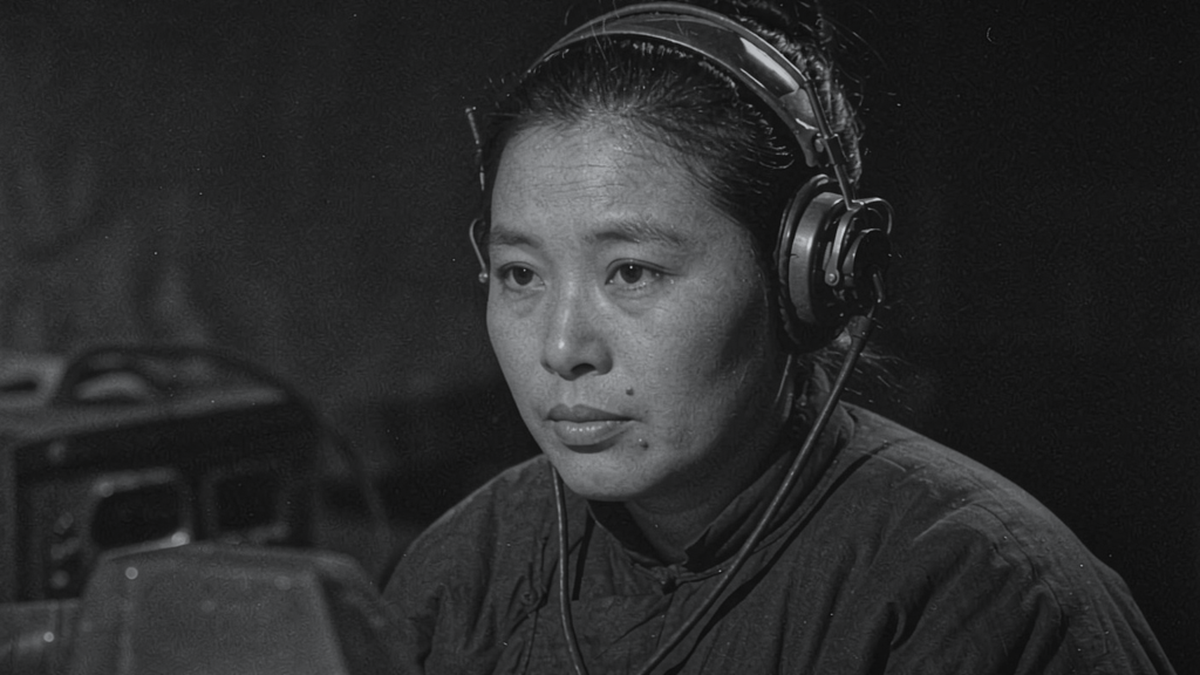
#> input picture plates/her-face-lit.png, 2400 x 1350 px (shown at 1/2 size)
$ python keyart.py
#> lines starting #> are read from the running program, lines starting #| are printed output that depends on the picture
# -*- coding: utf-8 -*-
"""生成提交用的视觉图（1920×1080）。

从成片图版取一张，加底部渐暗与片名——和片子的字幕同一套字体，别另找。
    py -3 scripts/keyart.py
"""
import sys
from pathlib import Path

import numpy as np
from PIL import Image, ImageDraw, ImageFont

ROOT = Path(__file__).resolve().parent.parent
sys.path.insert(0, str(ROOT))
import story as S

SRC = ROOT / "plates" / "her-face-lit.png"
OUT = ROOT / "submission" / "key-art.jpg"
FONTS = ROOT / "assets" / "fonts"
W, H = 1920, 1080


def main():
    im = Image.open(SRC).convert("RGB")
#> im is the input picture: PIL image 2400x1350 RGB; mean R, G, B 42.9, 43.4, 44
    # 2400×1350 → 1920×1080，居中取
    z = im.resize((W, int(im.height * W / im.width)), Image.LANCZOS)
    top = max(0, (z.height - H) // 2)
#> top = 0
    im = z.crop((0, top, W, top + H))

    # 底部渐暗（比成片更狠一点，海报要压得住字）
    y = np.arange(H, dtype=np.float32)[:, None]
    t0 = 0.55 * H
    k = np.clip((y - t0) / (H - t0), 0, 1) ** 1.4
    v = (1.0 - 0.78 * k) * np.ones((1, W), dtype=np.float32)
    g = (np.clip(v, 0, 1) * 255).astype(np.uint8)
    fade = Image.merge("RGB", (Image.fromarray(g, "L"),) * 3)
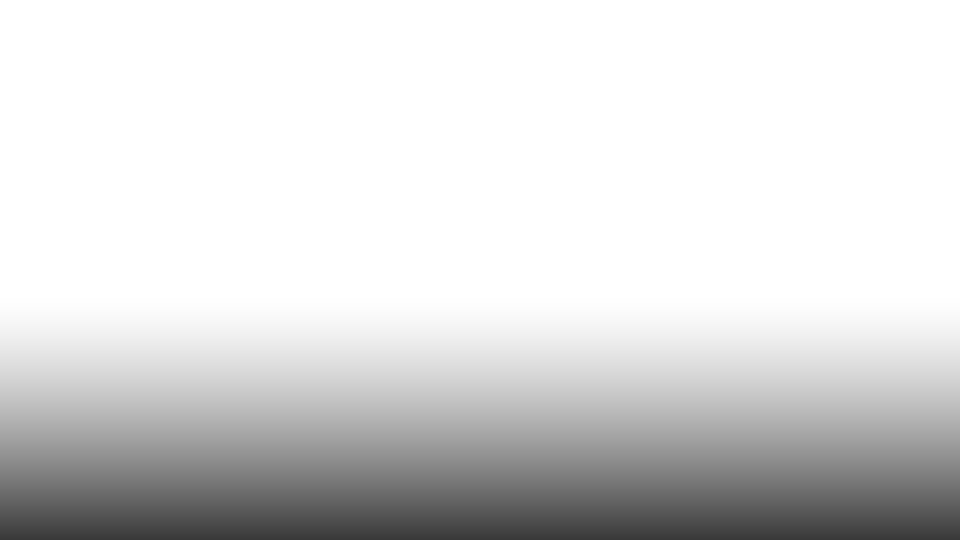
#> fade: PIL image 1920x1080 RGB (shown at 1/2 size); min 56, max 255, mean 217.6
    im = Image.fromarray((np.asarray(im, dtype=np.float32) *
                          np.asarray(fade, dtype=np.float32) / 255).astype(np.uint8))
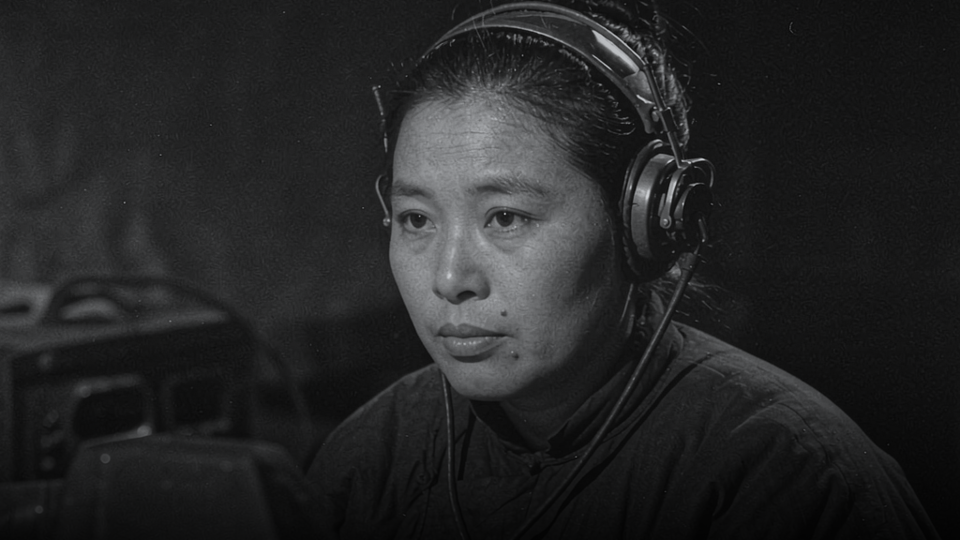
#> im: PIL image 1920x1080 RGB (shown at 1/2 size); mean R, G, B 36.4, 36.8, 37.4

    d = ImageDraw.Draw(im)
    fz = ImageFont.truetype(str(FONTS / "NotoSerifSC-Subset.ttf"), 132)
    fe = ImageFont.truetype(str(FONTS / "NotoSansSC-Subset.ttf"), 34)
    fl = ImageFont.truetype(str(FONTS / "NotoSansSC-Subset.ttf"), 26)

    def t(xy, s, f, fill, anchor="ls"):
        x, y0 = xy
        d.text((x + 2, y0 + 2), s, font=f, fill=(10, 10, 10), anchor=anchor)
        d.text((x, y0), s, font=f, fill=(fill, fill, fill), anchor=anchor)

    t((104, H - 208), S.TITLE_ZH, fz, 246)
    t((112, H - 116), "N U M B E R ,   P L E A S E", fe, 210)
    t((114, H - 66), "Artefact AI Film Festival / Third Edition / (Dis)Connection", fl, 150)

    OUT.parent.mkdir(parents=True, exist_ok=True)
    im.save(OUT, quality=94, subsampling=0)
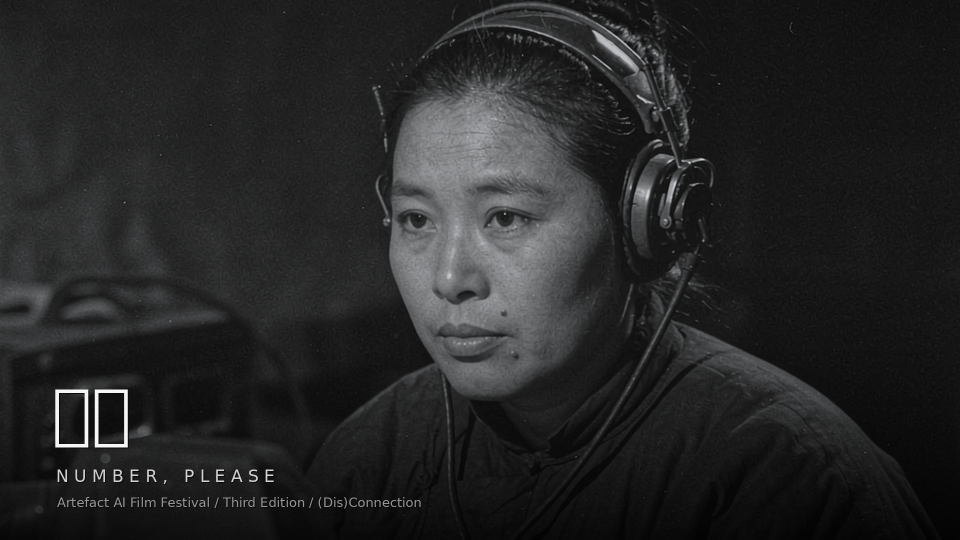
#> saved as key-art.jpg: PIL image 1920x1080 RGB (shown at 1/2 size); mean R, G, B 37.3, 37.8, 38.3
    print(f"{OUT} {im.size} {OUT.stat().st_size/1e6:.2f} MB")
#| submission/key-art.jpg (1920, 1080) 0.36 MB


if __name__ == "__main__":
    main()

$ run again, with plates/board-dawn.png copied over plates/her-face-lit.png
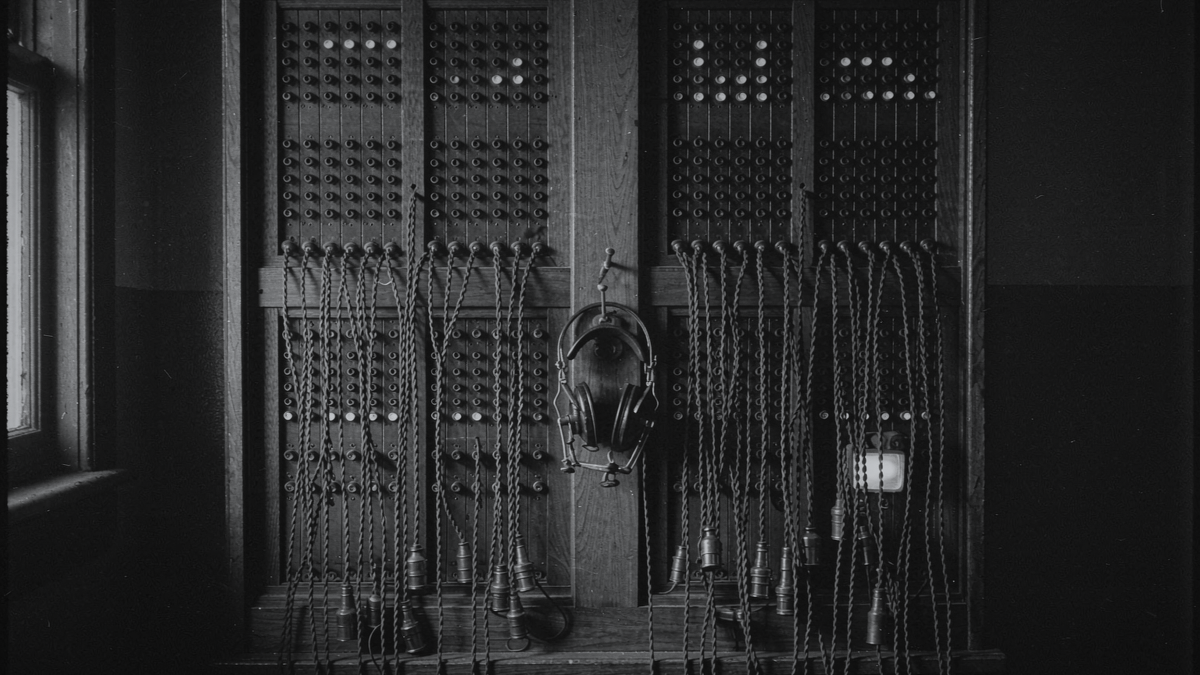
#> input picture plates/board-dawn.png, 2400 x 1350 px (shown at 1/2 size)
#> in main, im is the input picture: PIL image 2400x1350 RGB; mean R, G, B 41.5, 42, 42.6
#> in main, `im = Image.fromarray((np.asarray(im, dtype=np.float32) * np.asarray(fa..`:
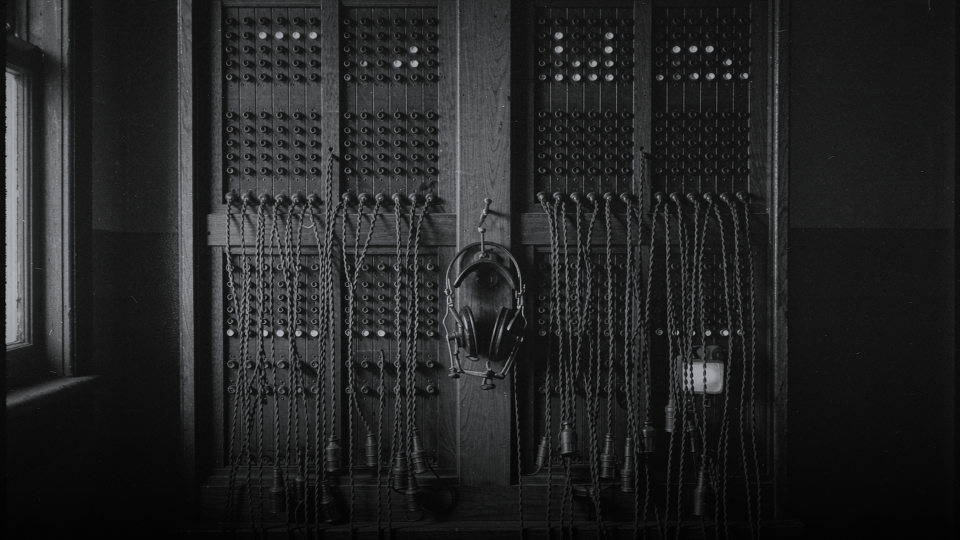
#> im: PIL image 1920x1080 RGB (shown at 1/2 size); mean R, G, B 36.1, 36.5, 37.1
#> in main, `im.save(OUT, quality=94, subsampling=0)`:
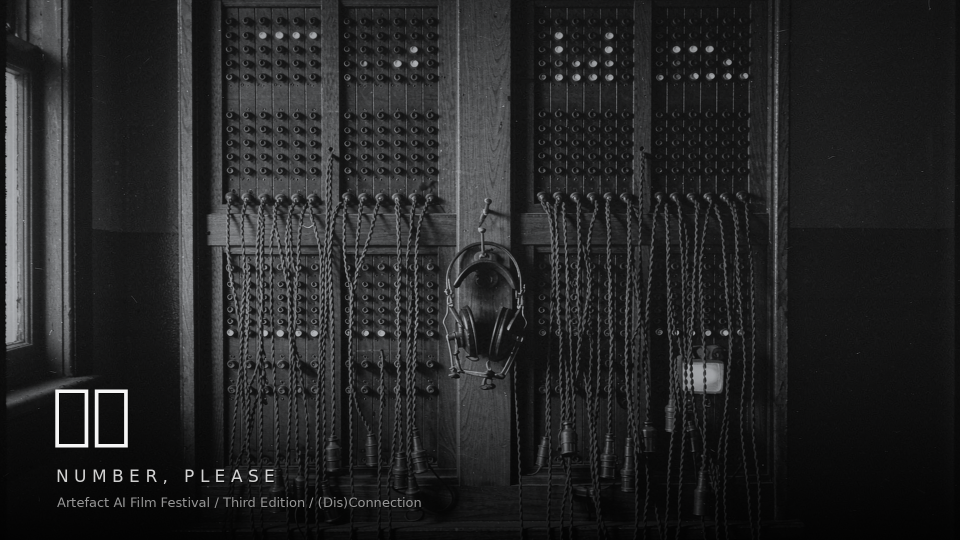
#> saved as key-art.jpg: PIL image 1920x1080 RGB (shown at 1/2 size); mean R, G, B 37.1, 37.5, 38.1
#| submission/key-art.jpg (1920, 1080) 0.54 MB

$ run again, with plates/board-dead-lamp.png copied over plates/her-face-lit.png
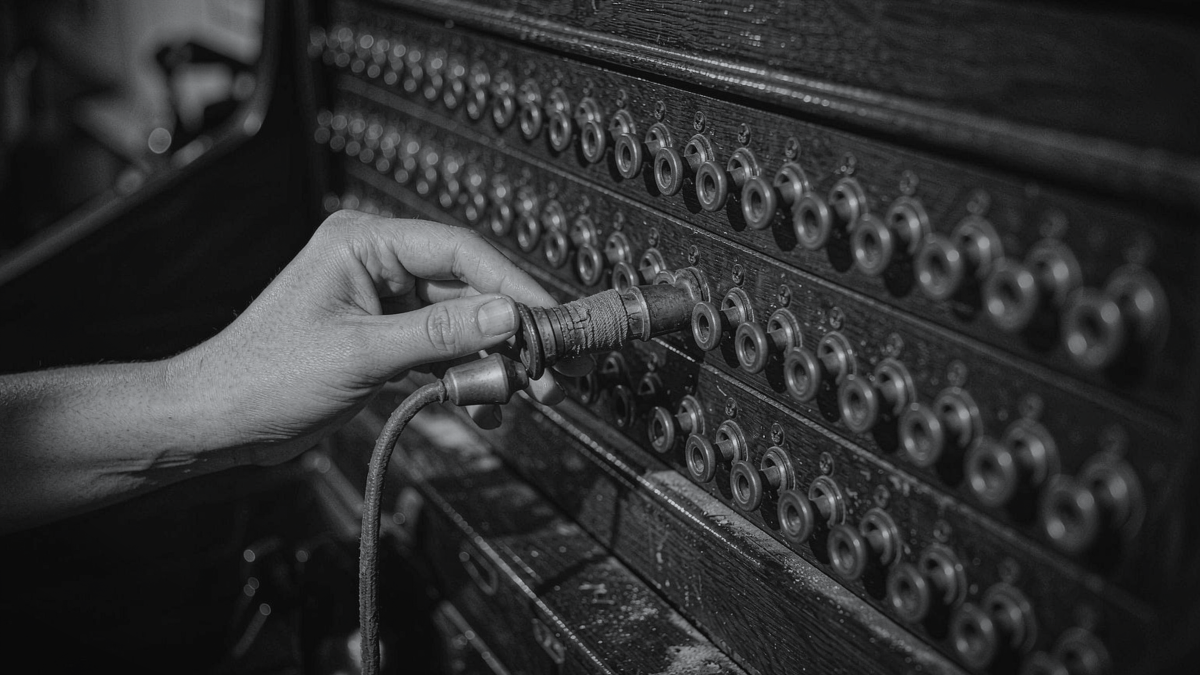
#> input picture plates/board-dead-lamp.png, 2400 x 1350 px (shown at 1/2 size)
#> in main, im is the input picture: PIL image 2400x1350 RGB; mean R, G, B 48.5, 49.1, 49.8
#> in main, `im = Image.fromarray((np.asarray(im, dtype=np.float32) * np.asarray(fa..`:
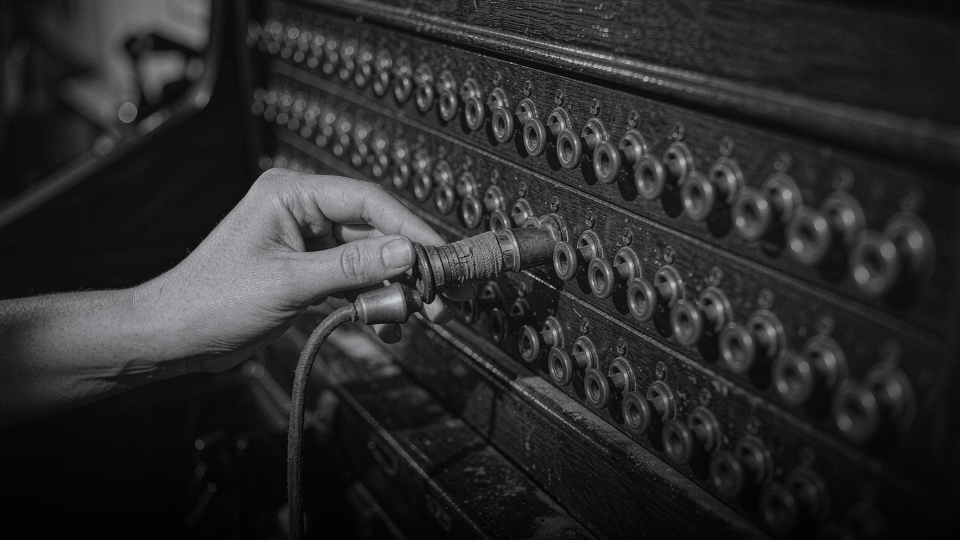
#> im: PIL image 1920x1080 RGB (shown at 1/2 size); mean R, G, B 43.2, 43.8, 44.4
#> in main, `im.save(OUT, quality=94, subsampling=0)`:
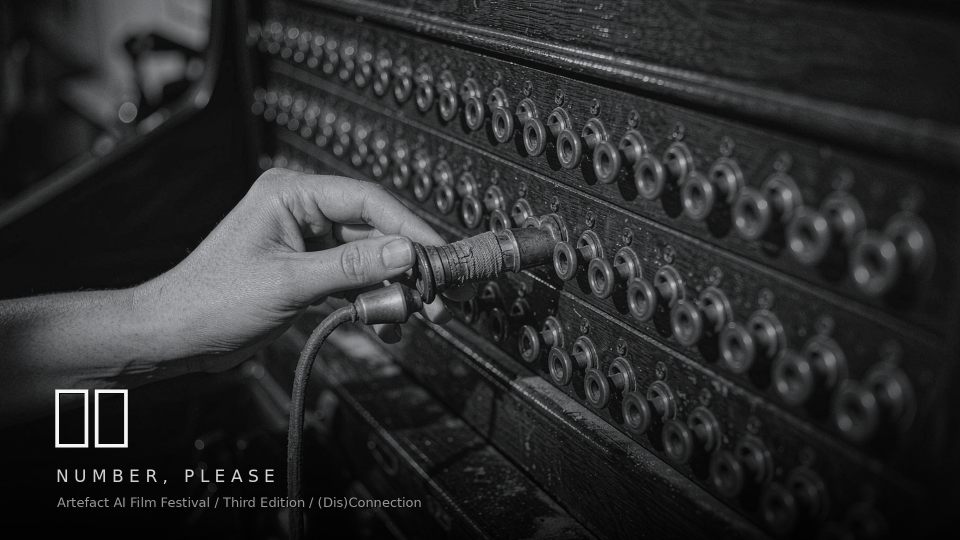
#> saved as key-art.jpg: PIL image 1920x1080 RGB (shown at 1/2 size); mean R, G, B 44.3, 44.8, 45.5
#| submission/key-art.jpg (1920, 1080) 0.47 MB

$ run again, with plates/board-wide.png copied over plates/her-face-lit.png
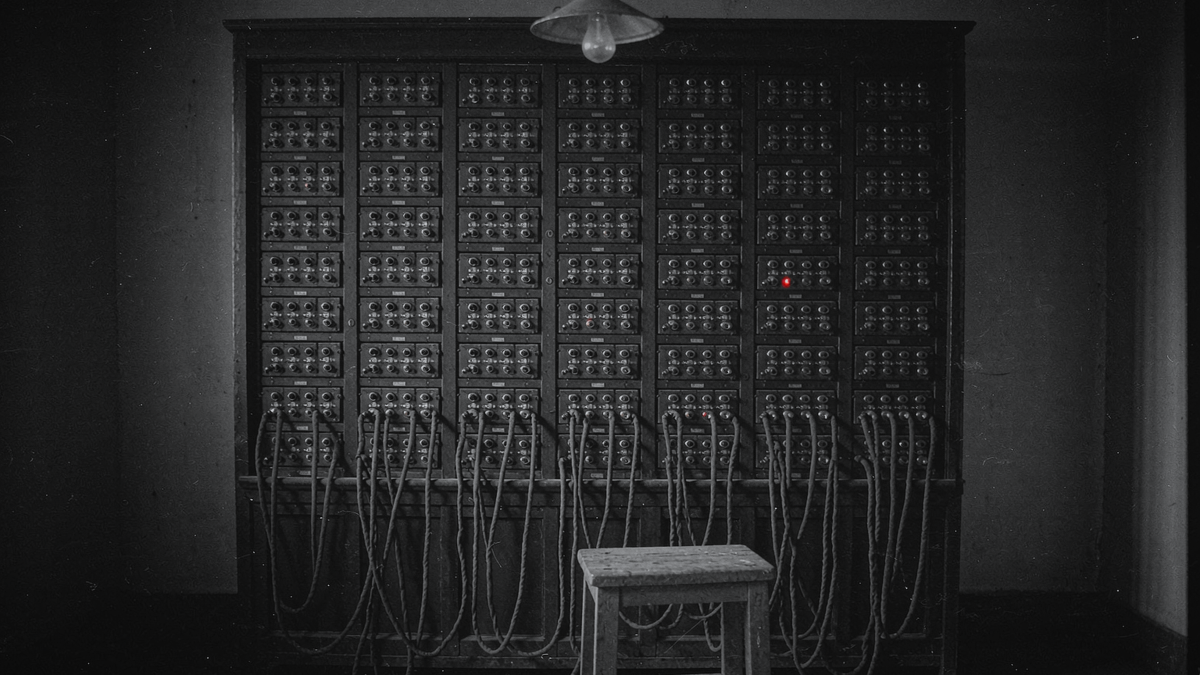
#> input picture plates/board-wide.png, 2400 x 1350 px (shown at 1/2 size)
#> in main, im is the input picture: PIL image 2400x1350 RGB; mean R, G, B 37.5, 37.9, 38.4
#> in main, `im = Image.fromarray((np.asarray(im, dtype=np.float32) * np.asarray(fa..`:
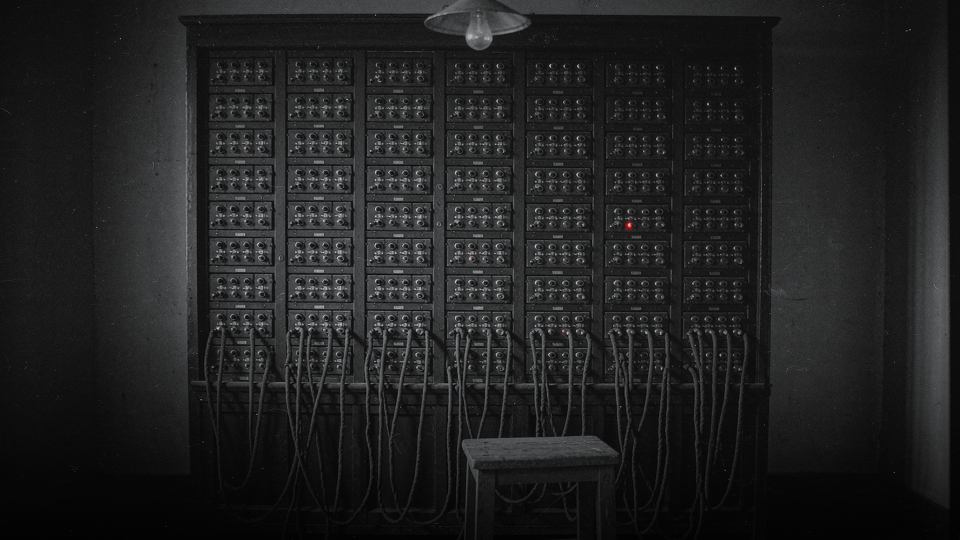
#> im: PIL image 1920x1080 RGB (shown at 1/2 size); mean R, G, B 32.8, 33.1, 33.6
#> in main, `im.save(OUT, quality=94, subsampling=0)`:
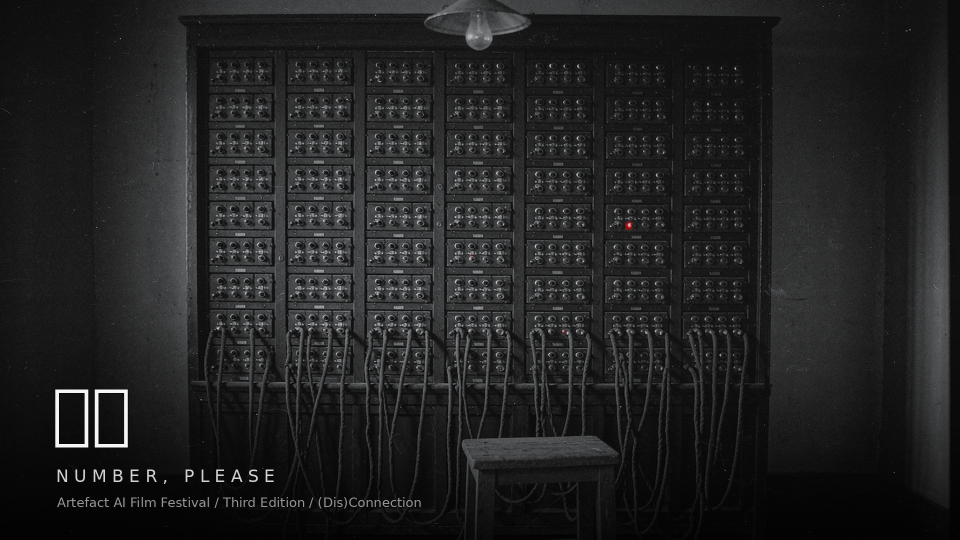
#> saved as key-art.jpg: PIL image 1920x1080 RGB (shown at 1/2 size); mean R, G, B 33.8, 34.1, 34.6
#| submission/key-art.jpg (1920, 1080) 0.55 MB
